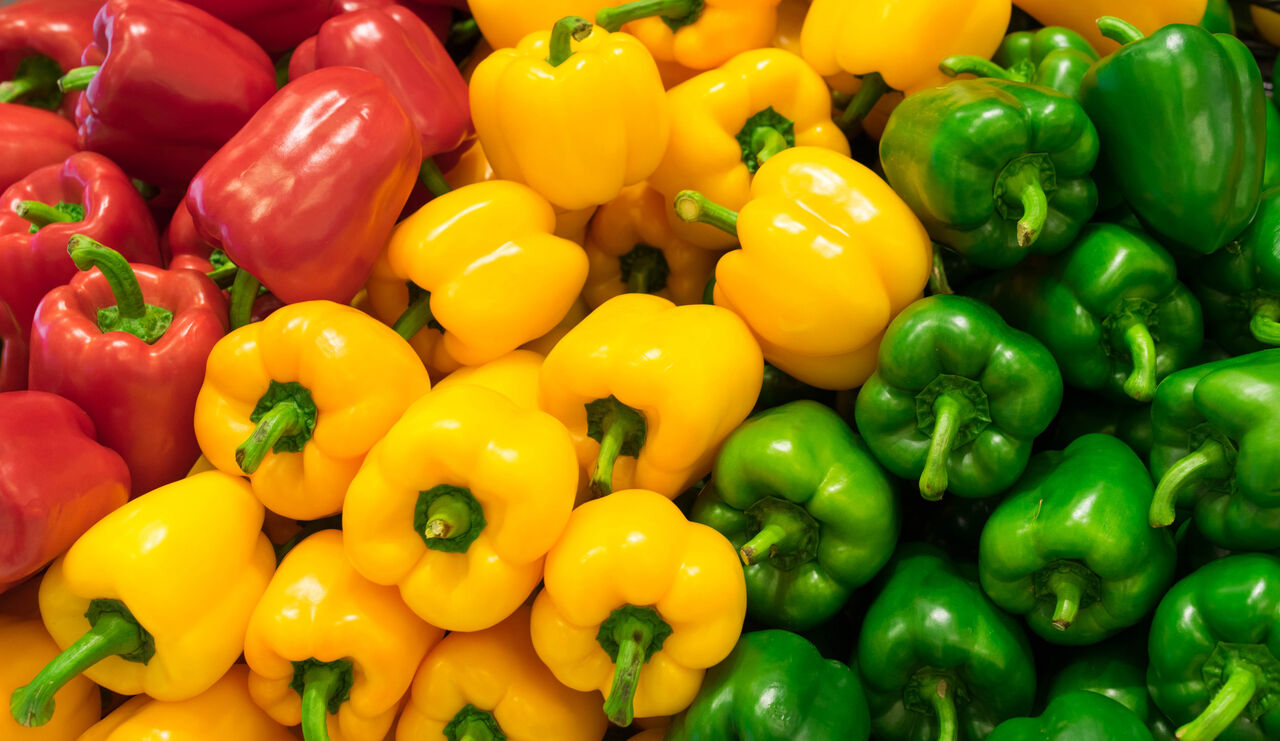
#> input picture images/felfel-dolme.jpg, 1280 x 741 px
$ jupyter execute 34-Simlple-color-filtering.ipynb
#> lines starting #> are read from the running program, lines starting #| are printed output that depends on the picture; after the words box and inside, x2 and y2 are one past the last pixel; in counts of white or black regions, pixels touching at a corner belong together
# <div style="direction:rtl;text-align:right;font-family:B Lotus, B Nazanin, Tahoma">فیلتر کردن تصویر بر اساس رنگ</div>

### <div style="direction:rtl;text-align:right;font-family:B Lotus, B Nazanin, Tahoma">ابتدا جهت یاداوری طیف رنگی در HSV به ازای Hue های مختلف را ببینیم</div>

[cell 1]
import cv2
import numpy as np
import matplotlib.pyplot as plt

hue_spectrum = np.linspace(0, 179, dtype='uint8', num=180)
img = np.array([hue_spectrum]*30)
saturation_channel = np.ones_like(img, dtype='uint8')*255
value_channel = np.ones_like(img, dtype='uint8')*255

hsv = cv2.merge([img, saturation_channel, value_channel])
final_bgr_spectrum = cv2.cvtColor(hsv, cv2.COLOR_HSV2BGR)
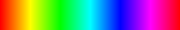
#> final_bgr_spectrum: shape (30, 180, 3); mean B, G, R 127.4, 127.3, 127.3

plt.imshow(final_bgr_spectrum[...,::-1])

<div style="direction:rtl;text-align:right;font-family:B Lotus, B Nazanin, Tahoma">سعی کنید با تغییر value و saturation تغییرات طیف را مشاهده کنید!</div>

### <div style="direction:rtl;text-align:right;font-family:B Lotus, B Nazanin, Tahoma">فیلتر رنگ زرد</div>

[cell 2]
import cv2
import numpy as np
import matplotlib.pyplot as plt


image = cv2.imread('images/felfel-dolme.jpg')
#> image is the input picture: shape (741, 1280, 3); mean B, G, R 12.6, 114.7, 145.2

# define range of BLUE color in HSV
lower = np.array([20,50,50])
upper = np.array([35,255,255])

# Convert image from RBG/BGR to HSV so we easily filter
hsv_img = cv2.cvtColor(image, cv2.COLOR_BGR2HSV)
#> hsv_img: shape (741, 1280, 3); mean H, S, V 37.3, 237.5, 166.6

# Use inRange to capture only the values between lower & upper
mask = cv2.inRange(hsv_img, lower, upper)
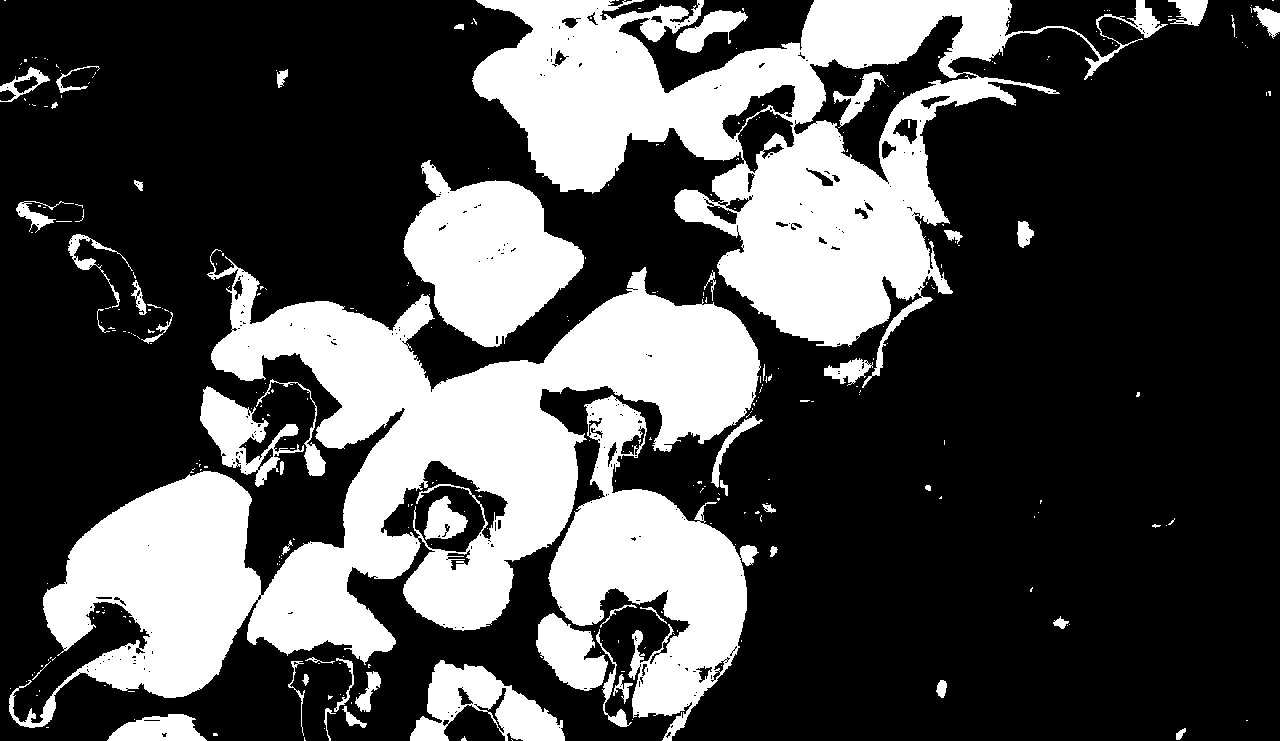
#> mask: shape (741, 1280); 30% white; 330 white regions (275 under 20 px), largest, box (x1, y1, x2, y2) and area: (9, 249, 761, 728) 118525, (472, 0, 1168, 388) 88081, (548, 395, 759, 741) 29608

#show
plt.figure(figsize=[12,6])
plt.subplot(121);plt.imshow(image[...,::-1]);plt.title("image");
plt.subplot(122);plt.imshow(mask,cmap='gray');plt.title("mask");

### <div style="direction:rtl;text-align:right;font-family:B Lotus, B Nazanin, Tahoma">فیلتر رنگ قرمز</div>
<div style="direction:rtl;text-align:right;font-family:B Lotus, B Nazanin, Tahoma">توجه کنید رنگ قرمز هم انتهای طیف و هم ابتدای طیف است!!</div>

[cell 3]
import cv2
import numpy as np
import matplotlib.pyplot as plt


image = cv2.imread('images/felfel-dolme.jpg')
# Convert image from RBG/BGR to HSV so we easily filter
hsv_img = cv2.cvtColor(image, cv2.COLOR_BGR2HSV)

# lower mask (0-10)
lower_red = np.array([0,50,50])
upper_red = np.array([10,255,255])
mask0 = cv2.inRange(hsv_img, lower_red, upper_red)
#> mask0: shape (741, 1280); 13.1% white; 251 white regions (224 under 20 px), largest, box (x1, y1, x2, y2) and area: (204, 0, 490, 323) 49580, (0, 196, 248, 626) 41843, (0, 90, 124, 266) 12187

# upper mask (170-180)
lower_red = np.array([160,50,50])
upper_red = np.array([179,255,255])
mask1 = cv2.inRange(hsv_img, lower_red, upper_red)
#> mask1: shape (741, 1280); 4.6% white; 191 white regions (170 under 20 px), largest, box (x1, y1, x2, y2) and area: (64, 0, 345, 281) 27838, (0, 232, 130, 466) 10308, (392, 0, 456, 37) 1002

# join masks
mask = mask0+mask1
#> mask: shape (741, 1280); 17.7% white; 155 white regions (143 under 20 px), largest, box (x1, y1, x2, y2) and area: (0, 0, 490, 626) 164781, (262, 506, 301, 544) 682, (391, 629, 456, 732) 561

#show
plt.figure(figsize=[17,7])
plt.subplot(231);plt.imshow(image[...,::-1]);plt.title("image");
plt.subplot(232);plt.imshow(mask0,cmap='gray');plt.title("lower mask");
plt.subplot(233);plt.imshow(mask1,cmap='gray');plt.title("upper mask");
plt.subplot(234);plt.imshow(mask,cmap='gray');plt.title("finel mask");
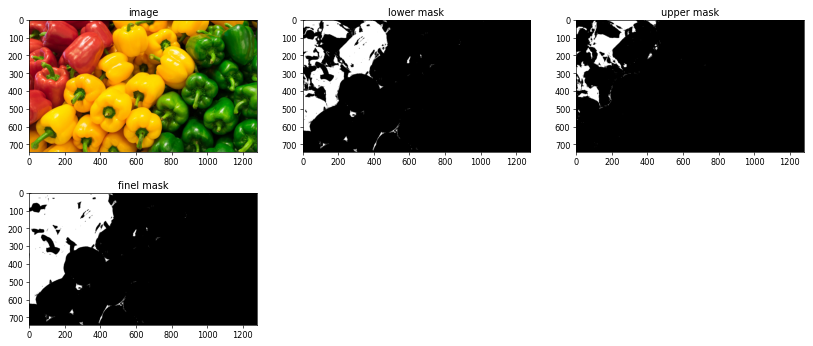
#> figure drawn by matplotlib, 4 panels

### <div style="direction:rtl;text-align:right;font-family:B Lotus, B Nazanin, Tahoma">نمایش قسمت قرمز در تصویر با عملیات بیتی با ماسک به دست آمده</div>

[cell 4]
import cv2
import numpy as np
import matplotlib.pyplot as plt


image = cv2.imread('images/felfel-dolme.jpg')
# Convert image from RBG/BGR to HSV so we easily filter
hsv_img = cv2.cvtColor(image, cv2.COLOR_BGR2HSV)

# lower mask (0-10)
lower_red = np.array([0,50,50])
upper_red = np.array([10,255,255])
mask0 = cv2.inRange(hsv_img, lower_red, upper_red)

# upper mask (170-180)
lower_red = np.array([160,50,50])
upper_red = np.array([179,255,255])
mask1 = cv2.inRange(hsv_img, lower_red, upper_red)

# join masks
mask = mask0+mask1

#result
mask_3channel = cv2.merge([mask]*3)
result = cv2.bitwise_and(image, mask_3channel)
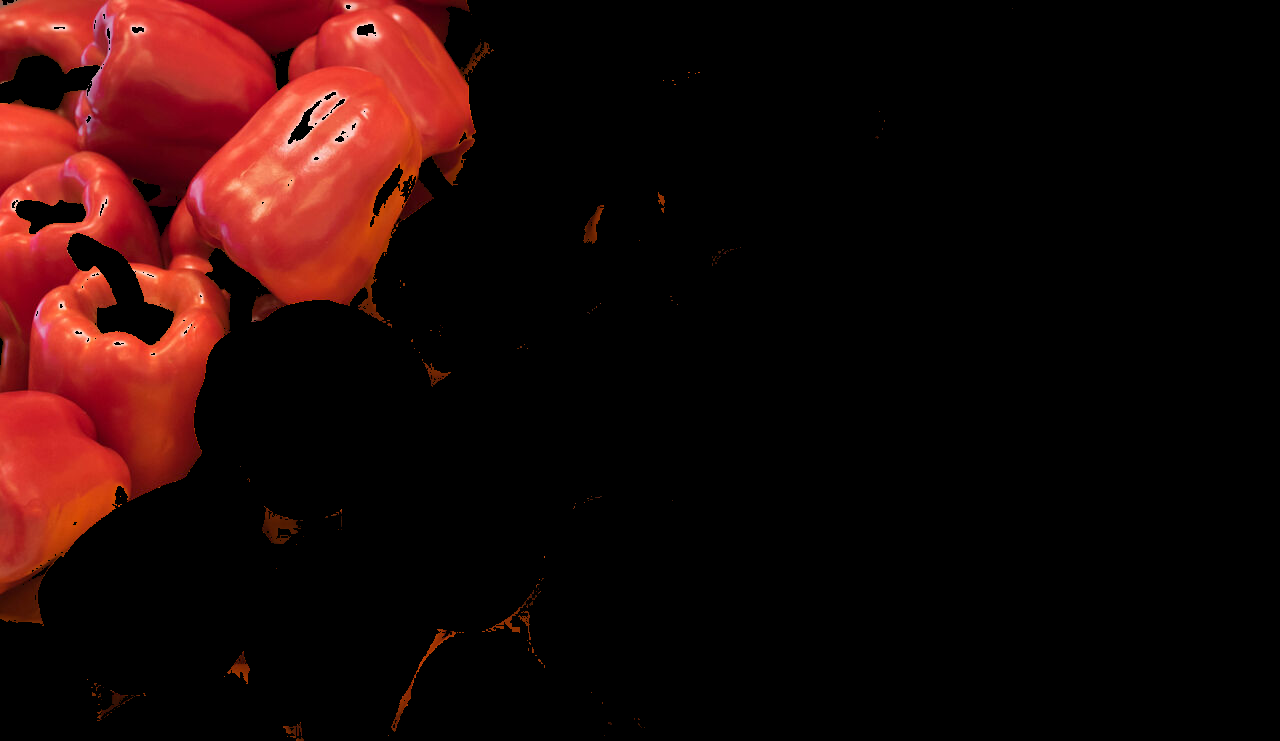
#> result: shape (741, 1280, 3); mean B, G, R 7.3, 8.9, 32.6

#show
plt.figure(figsize=[17,7])
plt.subplot(131);plt.imshow(image[...,::-1]);plt.title("image");
plt.subplot(132);plt.imshow(mask_3channel);plt.title("mask");
plt.subplot(133);plt.imshow(result[...,::-1]);plt.title("result");
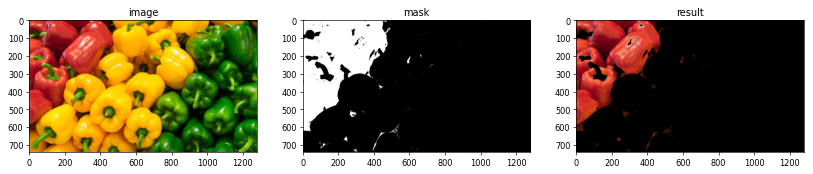
#> figure drawn by matplotlib, 3 panels

<div style="direction:rtl;text-align:right;font-family:B Lotus, B Nazanin, Tahoma">میتوانیم به جای
</div>

```
mask_3channel = cv2.merge([mask]*3)
result = cv2.bitwise_and(image, mask_3channel)
```

<div style="direction:rtl;text-align:right;font-family:B Lotus, B Nazanin, Tahoma">بنویسیم:
</div>

```
result = cv2.bitwise_and(image,image, mask=mask)
```

[cell 5]
import cv2
import numpy as np
import matplotlib.pyplot as plt


image = cv2.imread('images/felfel-dolme.jpg')
# Convert image from RBG/BGR to HSV so we easily filter
hsv_img = cv2.cvtColor(image, cv2.COLOR_BGR2HSV)

# lower mask (0-10)
lower_red = np.array([0,50,50])
upper_red = np.array([10,255,255])
mask0 = cv2.inRange(hsv_img, lower_red, upper_red)

# upper mask (170-180)
lower_red = np.array([160,50,50])
upper_red = np.array([179,255,255])
mask1 = cv2.inRange(hsv_img, lower_red, upper_red)

# join masks
mask = mask0+mask1

#result
result = cv2.bitwise_and(image,image, mask=mask)

#show
plt.figure(figsize=[17,7])
plt.subplot(131);plt.imshow(image[...,::-1]);plt.title("image");
plt.subplot(132);plt.imshow(mask, cmap='gray');plt.title("mask");
plt.subplot(133);plt.imshow(result[...,::-1]);plt.title("result");

<div style="direction:rtl;text-align:right;font-family:B Lotus, B Nazanin, Tahoma">به عنوان تمرین نواحی سبز را فیلتر کنید!
</div>

### <div style="direction:rtl;text-align:right;font-family:B Lotus, B Nazanin, Tahoma">فیلتر نواحی قرمز برای تشخیص پوست!</div>

[cell 6]
import cv2
import numpy as np
import matplotlib.pyplot as plt


image = cv2.imread('images/akhavan.jpg')
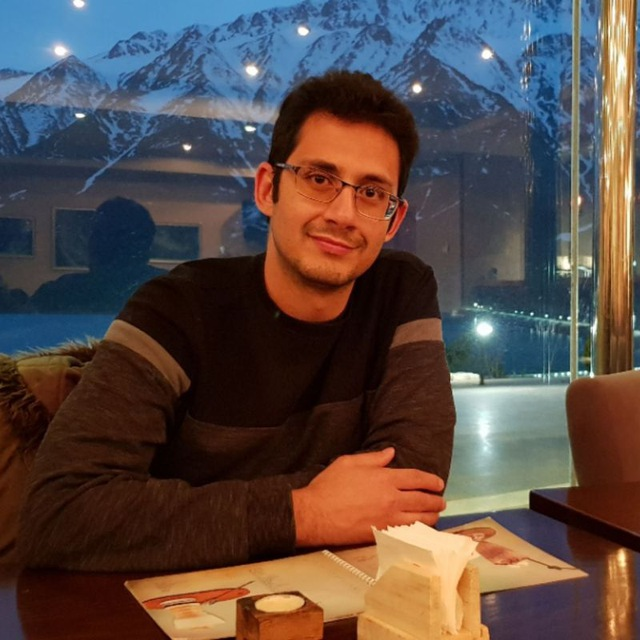
#> input picture images/akhavan.jpg, 640 x 640 px
#> image is the input picture: shape (640, 640, 3); mean B, G, R 69.2, 73.4, 88
# Convert image from RBG/BGR to HSV so we easily filter
hsv_img = cv2.cvtColor(image, cv2.COLOR_BGR2HSV)
#> hsv_img: shape (640, 640, 3); mean H, S, V 52.2, 152.6, 108.5

# lower mask (0-10)
lower_red = np.array([0,50,50])
upper_red = np.array([10,255,255])
mask0 = cv2.inRange(hsv_img, lower_red, upper_red)
#> mask0: shape (640, 640); 22.6% white; 235 white regions (199 under 20 px), largest, box (x1, y1, x2, y2) and area: (73, 315, 463, 570) 31378, (240, 108, 410, 324) 21453, (562, 380, 640, 537) 9324

# upper mask (170-180)
lower_red = np.array([160,50,50])
upper_red = np.array([179,255,255])
mask1 = cv2.inRange(hsv_img, lower_red, upper_red)
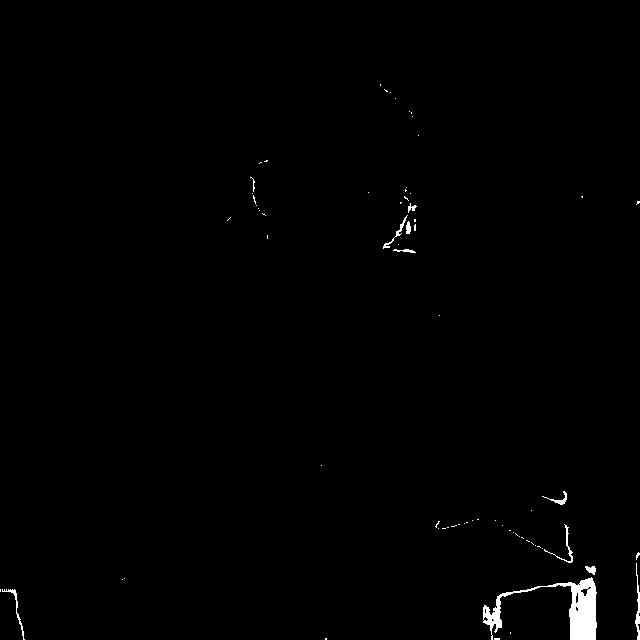
#> mask1: shape (640, 640); 0.74% white; 72 white regions (61 under 20 px), largest, box (x1, y1, x2, y2) and area: (483, 577, 597, 640) 2003, (635, 563, 640, 640) 168, (2, 589, 25, 640) 126

# join masks
mask = mask0+mask1
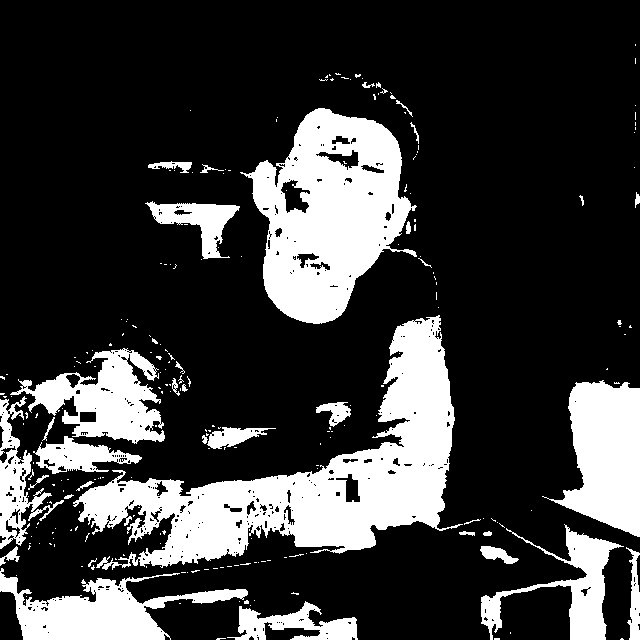
#> mask: shape (640, 640); 23.4% white; 237 white regions (199 under 20 px), largest, box (x1, y1, x2, y2) and area: (73, 315, 463, 570) 31408, (240, 108, 417, 324) 21746, (542, 380, 640, 537) 9407

#result
result = cv2.bitwise_and(image,image, mask=mask)
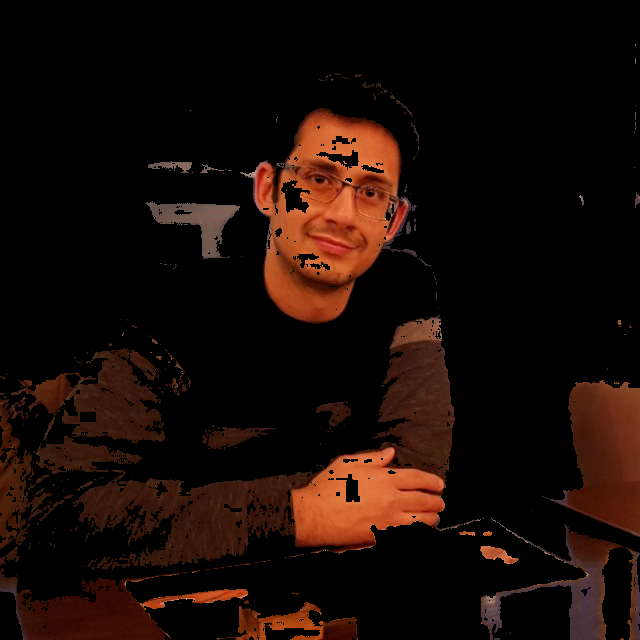
#> result: shape (640, 640, 3); mean B, G, R 6.1, 11.3, 25.2

#show
plt.figure(figsize=[17,7])
plt.subplot(131);plt.imshow(image[...,::-1]);plt.title("image");
plt.subplot(132);plt.imshow(mask, cmap='gray');plt.title("mask");
plt.subplot(133);plt.imshow(result[...,::-1]);plt.title("result");
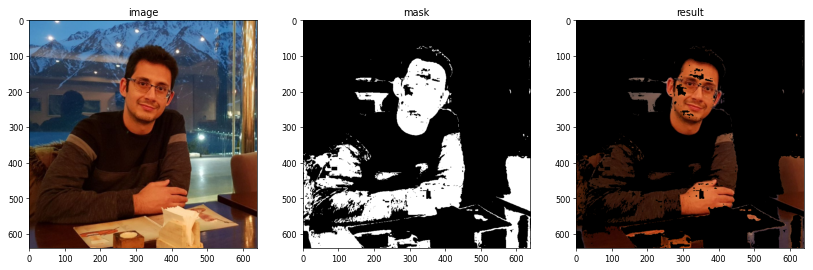
#> figure drawn by matplotlib, 3 panels
